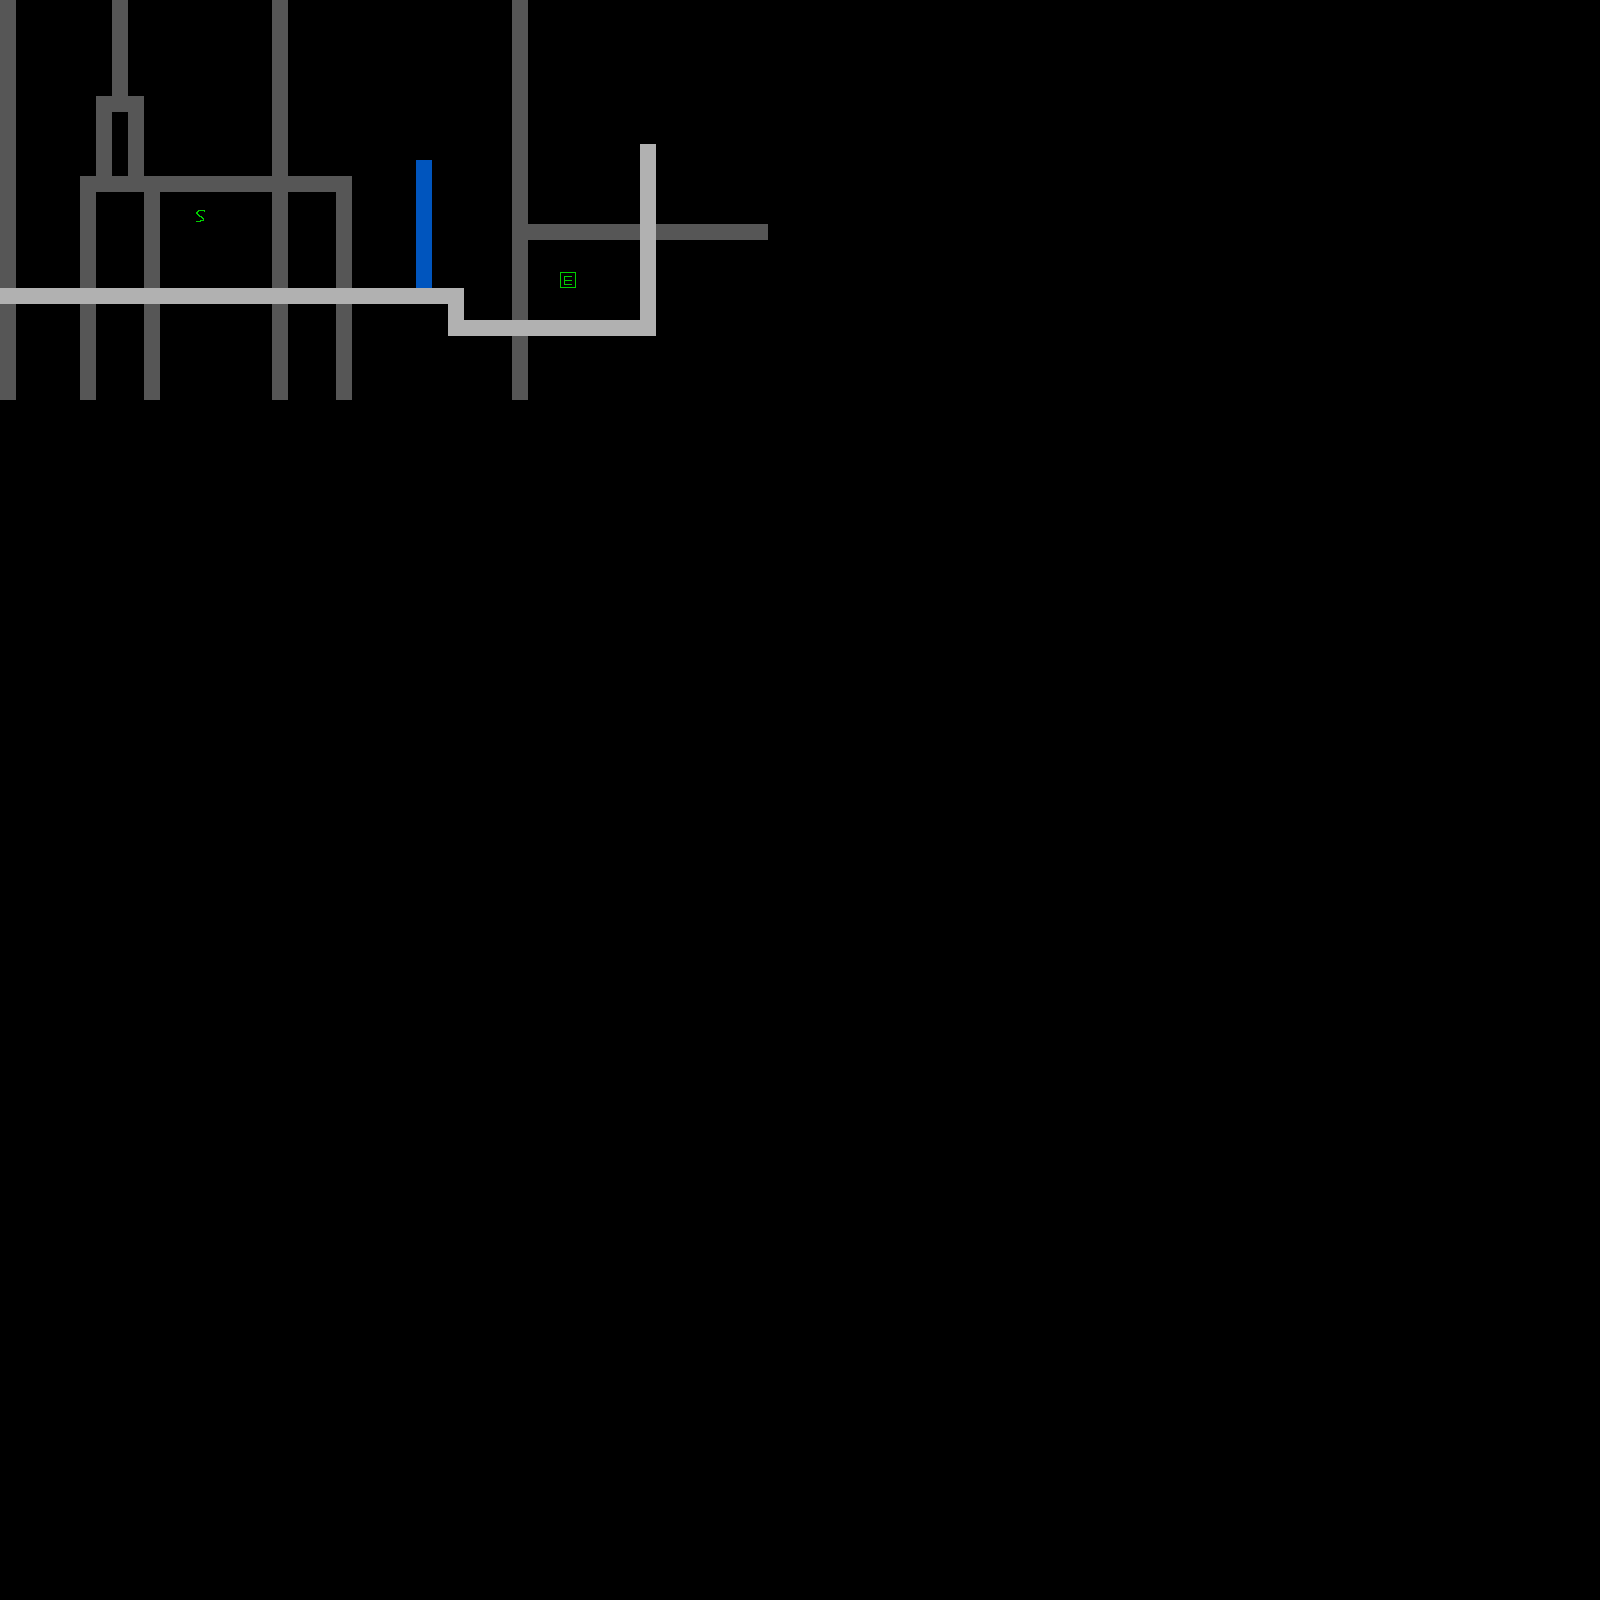

Tiled map render using the project's own tile images. Description and the map definition, with tile-layer contents summarised, below:
An orthogonal 100x100 tile map with 16x16 px tiles, 2 tile layers (background, foreground).

<map version="1.10" tiledversion="1.11.2" orientation="orthogonal" renderorder="right-down" width="100" height="100" tilewidth="16" tileheight="16" infinite="0" nextlayerid="3" nextobjectid="1">
 <editorsettings>
  <export target="map2..tmj" format="json" />
 </editorsettings>
 <tileset firstgid="1" name="blocks" tilewidth="16" tileheight="16" tilecount="256" columns="16">
  <image source="blocks_test.png" width="256" height="256" />
 </tileset>
 <layer id="2" name="background" width="100" height="100">
  <data>[10000 cells, 162 non-empty, 1 distinct tile ids]</data>
 </layer>
 <layer id="1" name="foreground" width="100" height="100">
  <data>[10000 cells, 64 non-empty, 4 distinct tile ids]</data>
 </layer>
</map>